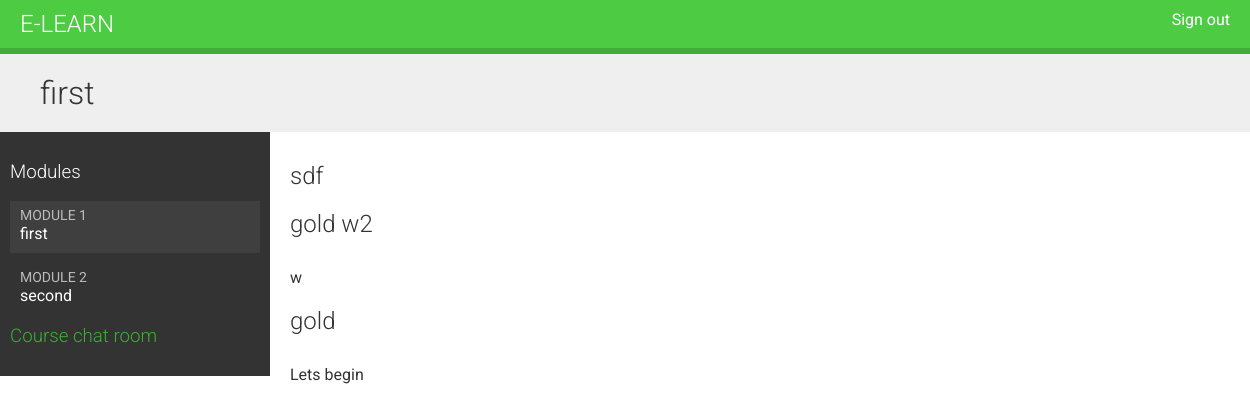
The page /students/courses/2/ (signed in) on the database its author committed.
### courses/models.py (models this page shows, shortened)
class Module(models.Model):
    course=models.ForeignKey(
        Course,
        related_name="modules",
        on_delete=models.CASCADE
    )
    title=models.CharField(max_length=200)
    description=models.TextField(blank=True)
    order=OrderField(blank=True,for_fields=['course'])
    class Meta:
        ordering=['order']
    def __str__(self):
        return f'{self.title}.{self.title}'

class Content(models.Model):
    module=models.ForeignKey(
        Module,
        related_name="contents",
        on_delete=models.CASCADE
    )
    content_type=models.ForeignKey(
        ContentType,
        limit_choices_to={
            'model__in':('text','video','image','file')
            },
        on_delete=models.CASCADE
    )
    object_id=models.PositiveIntegerField()
    item=GenericForeignKey('content_type','object_id')
    order=OrderField(blank=True,for_fields=['module'])
    class Meta:
     ordering=['order']

class Itembase(models.Model):
    owner=models.ForeignKey(
        User,
        related_name='%(class)s_related',
        on_delete=models.CASCADE
    )
    title = models.CharField(max_length=250)
    created = models.DateTimeField(auto_now_add=True)
    updated = models.DateTimeField(auto_now=True)
    class Meta:
     abstract = True
    def render(self):
        return render_to_string(
            f'courses/content/{self._meta.model_name}.html',
            {'item':self}
        )

class Video(Itembase):
 url = models.URLField()

class Text(Itembase):
 content=models.TextField()

### students/views.py (the view)
class StudentCourseDetailView(LoginRequiredMixin, DetailView):
    model = Course
    template_name = 'students/course/detail.html'
    def get_queryset(self):
        qs = super().get_queryset()
        return qs.filter(students__in=[self.request.user])
    def get_context_data(self, **kwargs):
        context = super().get_context_data(**kwargs)
        course = self.get_object()
        if 'module_id' in self.kwargs:
            context['module'] = course.modules.get(
                id=self.kwargs['module_id']
            )
        else:
            context['module'] = course.modules.all()[0]
        return context

### students/templates/students/course/detail.html (shortened to what this page needs)
{% extends "base.html" %}
{% load cache %}
{% block content %}
  <h1>
    {{ module.title }}
  </h1>
  <div class="contents">
    <h3>Modules</h3>
    <ul id="modules">
      {% for m in object.modules.all %}
        <li data-id="{{ m.id }}" {% if m == module %}class="selected"{% endif %}>
          <a href="{% url "student_course_detail_module" object.id m.id %}">
            <span>
              Module <span class="order">{{ m.order|add:1 }}</span>
            </span>
            <br>
            {{ m.title }}
          </a>
        </li>
      {% empty %}
        <li>No modules yet.</li>
      {% endfor %}
    </ul>
    <h3 id="course-chat">
      <a href="{% url "chat:course_chat_room" object.id %}">
        Course chat room
      </a>
    </h3>
  </div>
  <div class="module">
    {% cache 600 module_contents module %}
      {% for content in module.contents.all %}
        {% with item=content.item %}
          <h2>{{ item.title }}</h2>
          {{ item.render }}
        {% endwith %}
      {% endfor %}
    {% endcache %}
  </div>
{% endblock %}

### courses/templates/courses/content/text.html
{{ item.content|linebreaks }}

### courses/static/css/base.css (style rules this page uses)
body { margin:0; font-family:'Roboto', sans-serif; font-weight:400; color:#333; box-sizing: border-box; overflow-x: hidden; }
a { color:#3fad37; text-decoration:none; }
ul { float:left; }
h1, h2, h3, h4, h5, h6 { font-family:'Roboto', sans-serif; font-weight:300; }
h1 { background:#efefef; width:100%; overflow:auto; padding:20px 0 20px 40px; margin:0; }
.module { padding:10px 20px; float:left; width:600px; }
.module p { margin:10px 0 20px; width:100%; float:left; }
.contents { width:20%; padding:10px; float:left; background:#333; color: #fff; font-family:'Roboto', sans-serif; }
.contents ul { list-style:none; margin:0; padding:0; width:100%; }
.contents ul li { margin:0 0 10px 0; padding:4px 10px 10px; overflow:auto; cursor:move; }
.contents ul li.selected { background:#3f3f3f; }
.contents ul span { text-transform:uppercase; color:#bbb; font-size:14px; }
.contents ul a { display:block; color:#fff; text-decoration:none; }

### rows shown on the page
Module: title "first", order|add "1"
Module: order|add "2", title "second"
Content: item "sdf"
Content: item "gold w2", item.content "w"
Content: item "gold", item.content "Lets begin"
